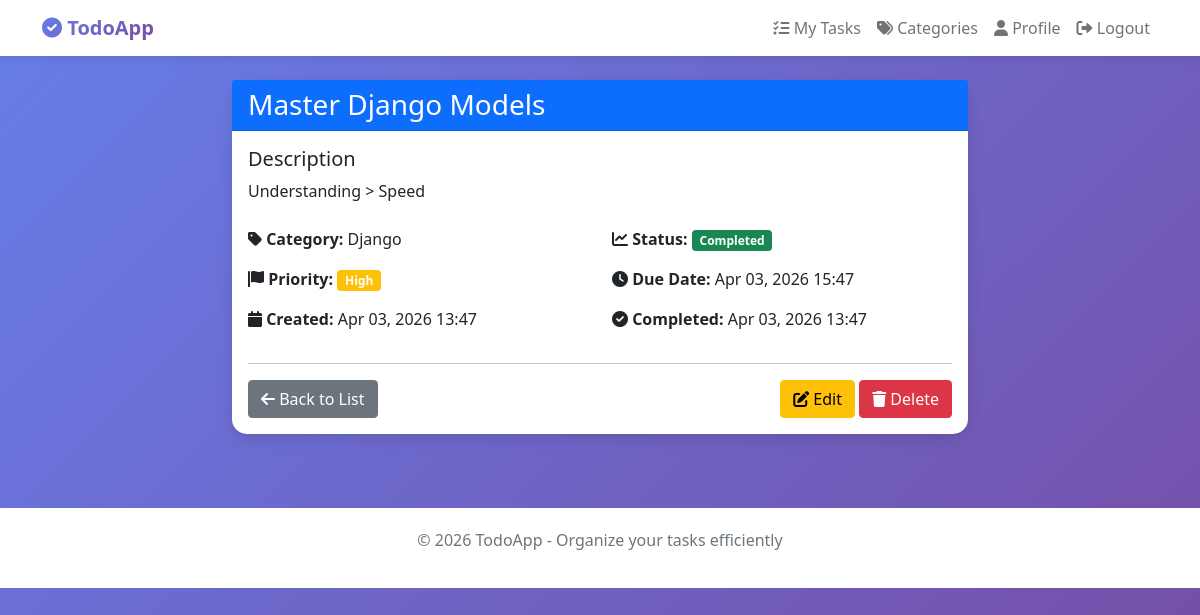
/todos/1/ (signed in), run on an earlier commit of the app's database.
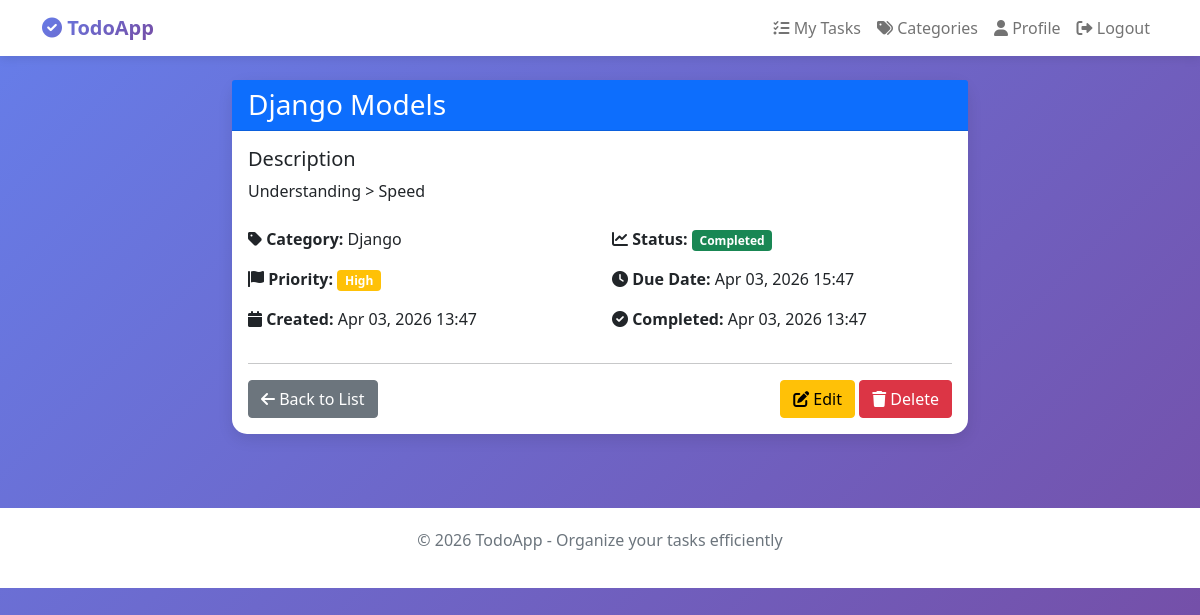
And on a later commit of the database.
### todos/models.py (models this page shows, shortened)
class Todo(models.Model):
    PRIORITY_CHOICES = (
        ('low', 'Low'),
        ('medium', 'Medium'),
        ('high', 'High'),
        ('urgent', 'Urgent'),
    )
    STATUS_CHOICES = (
        ('pending', 'Pending'),
        ('in_progress', 'In Progress'),
        ('completed', 'Completed'),
        ('cancelled', 'Cancelled'),
    )
    title = models.CharField(max_length=200)
    description = models.TextField(blank=True)
    user = models.ForeignKey(User, on_delete=models.CASCADE, related_name='todos')
    category = models.ForeignKey(Category, on_delete=models.SET_NULL, null=True, blank=True, related_name='todos')
    priority = models.CharField(max_length=10, choices=PRIORITY_CHOICES, default='medium')
    status = models.CharField(max_length=15, choices=STATUS_CHOICES, default='pending')
    due_date = models.DateTimeField(null=True, blank=True)
    completed_at = models.DateTimeField(null=True, blank=True)
    created_at = models.DateTimeField(auto_now_add=True)
    updated_at = models.DateTimeField(auto_now=True)
    class Meta:
        ordering = ['-priority', 'due_date', '-created_at']
    @property
    def priority_color(self):
        colors = {
            'low': 'success',
            'medium': 'info',
            'high': 'warning',
            'urgent': 'danger'
        }
        return colors.get(self.priority, 'secondary')
    @property
    def status_color(self):
        colors = {
            'pending': 'warning',
            'in_progress': 'primary',
            'completed': 'success',
            'cancelled': 'danger'
        }
        return colors.get(self.status, 'secondary')

class Category(models.Model):
    name = models.CharField(max_length=100)
    slug = models.SlugField(unique=True, blank=True)
    user = models.ForeignKey(User, on_delete=models.CASCADE, related_name='categories')
    icon = models.CharField(max_length=50, default='fas fa-tag', help_text="Font Awesome icon class")
    color = models.CharField(max_length=20, default='primary', help_text="Bootstrap color class")
    created_at = models.DateTimeField(auto_now_add=True)
    class Meta:
        unique_together = ['name', 'user']
        ordering = ['name']

### todos/views.py (the view)
# urls.py: path('todos/<int:pk>/', views.todo_detail, name='todo_detail'),
@login_required
def todo_detail(request, pk):
    todo = get_object_or_404(Todo, pk=pk, user=request.user)
    return render(request, 'todos/todo_detail.html', {'todo': todo})

### todos/templates/todos/todo_detail.html (shortened to what this page needs)
{% extends 'todos/base.html' %}
{% block content %}
<div class="row justify-content-center">
    <div class="col-md-8">
        <div class="card">
            <div class="card-header bg-primary text-white">
                <h3 class="mb-0">{{ todo.title }}</h3>
            </div>
            <div class="card-body">
                <div class="mb-4">
                    <h5>Description</h5>
                    <p>{{ todo.description|default:"No description provided." }}</p>
                </div>
                <div class="row">
                    <div class="col-md-6">
                        <p><strong><i class="fas fa-tag"></i> Category:</strong> {{ todo.category.name|default:"Uncategorized" }}</p>
                        <p><strong><i class="fas fa-flag"></i> Priority:</strong>
                            <span class="badge bg-{{ todo.priority_color }}">{{ todo.get_priority_display }}</span>
                        </p>
                        <p><strong><i class="fas fa-calendar"></i> Created:</strong> {{ todo.created_at|date:"M d, Y H:i" }}</p>
                    </div>
                    <div class="col-md-6">
                        <p><strong><i class="fas fa-chart-line"></i> Status:</strong>
                            <span class="badge bg-{{ todo.status_color }}">{{ todo.get_status_display }}</span>
                        </p>
                        <p><strong><i class="fas fa-clock"></i> Due Date:</strong>
                            {{ todo.due_date|date:"M d, Y H:i"|default:"Not set" }}
                        </p>
                        {% if todo.completed_at %}
                        <p><strong><i class="fas fa-check-circle"></i> Completed:</strong> {{ todo.completed_at|date:"M d, Y H:i" }}</p>
                        {% endif %}
                    </div>
                </div>
                <hr>
                <div class="d-flex justify-content-between">
                    <a href="{% url 'todos:todo_list' %}" class="btn btn-secondary">
                        <i class="fas fa-arrow-left"></i> Back to List
                    </a>
                    <div>
                        <a href="{% url 'todos:todo_edit' todo.pk %}" class="btn btn-warning">
                            <i class="fas fa-edit"></i> Edit
                        </a>
                        <a href="{% url 'todos:todo_delete' todo.pk %}" class="btn btn-danger">
                            <i class="fas fa-trash"></i> Delete
                        </a>
                    </div>
                </div>
            </div>
        </div>
    </div>
</div>
{% endblock %}

What changed in the data, as far as the page shows it:
changed Todo "Understanding > Speed": title "Master Django Models" → "Django Models"
